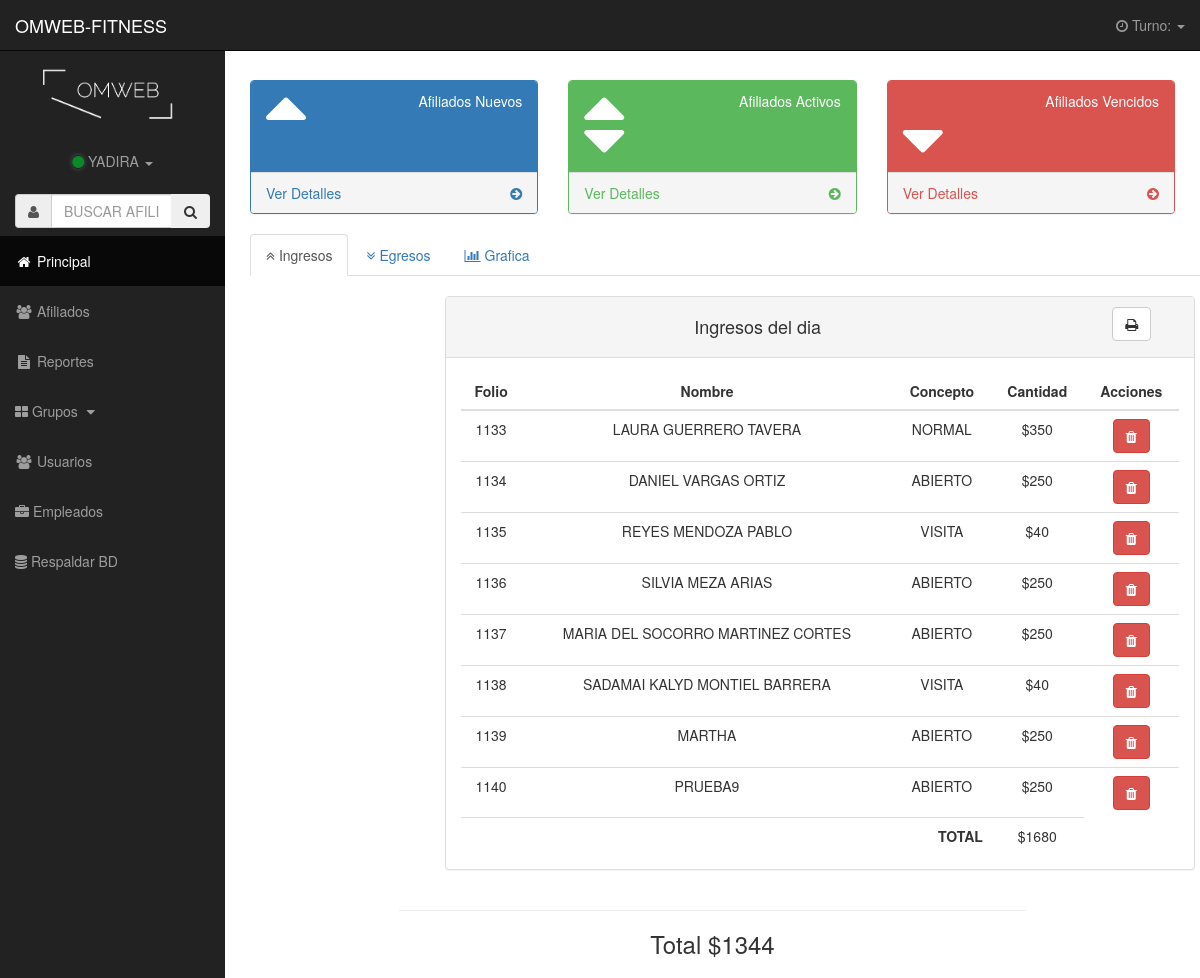
/ (signed in), run on the app's committed database.
### tables this page shows
CREATE TABLE `historial_pago` (
  `id_historial` int(11) NOT NULL AUTO_INCREMENT,
  `id_cliente` int(11) NOT NULL,
  `id_usuario` int(11) NOT NULL,
  `cantidad_pagada` float DEFAULT NULL,
  `concepto_pago` varchar(255) DEFAULT NULL,
  `fecha_historial` date DEFAULT NULL,
  `hora_historial` time DEFAULT NULL,
  `turno` int(11) DEFAULT NULL,
  `des_historial` varchar(255) DEFAULT 'ACTIVO',
  `diacorte_historial` date DEFAULT NULL,
  PRIMARY KEY (`id_historial`)
);

CREATE TABLE `cliente` (
  `id_cliente` int(11) NOT NULL AUTO_INCREMENT,
  `nombre_cliente` varchar(255) DEFAULT NULL,
  `edad_cliente` int(11) DEFAULT NULL,
  `fechanacimiento_cliente` date DEFAULT NULL,
  `sexo_cliente` varchar(255) DEFAULT NULL,
  `tel_cliente` varchar(255) DEFAULT NULL,
  `telrefe_cliente` varchar(255) DEFAULT NULL,
  `correo_cliente` varchar(255) DEFAULT NULL,
  `estatus_cliente` varchar(11) DEFAULT NULL,
  `diacorte_cliente` date DEFAULT NULL,
  `diains_cliente` date DEFAULT NULL,
  `tipo_cliente` varchar(255) DEFAULT 'AFILIADO',
  PRIMARY KEY (`id_cliente`)
);

### index.php (the view, shortened to what this page needs)
<?php
    $link = Conectarse();
    $activo = "principal";
	$consultarTurno = "SELECT * FROM turnos WHERE cerrado = 0";
	$resultTurno = mysqli_query($link,$consultarTurno) or die(mysqli_error($link));
	while($rowTurno = mysqli_fetch_assoc($resultTurno)){
		extract($rowTurno);
	}
?>
<!DOCTYPE html>
<html lang="es">
<head>
	<?php include('styles.php')?>
</head>
<body>
    <div id="wrapper">
        <?php include('menu.php'); ?>
        <div id="page-wrapper">
            <div class="container-fluid">
                <br>
                <div class="row hidden-print">
                    <div class="col-lg-4 col-md-6">
                        <div class="panel panel-primary">
                            <div class="panel-heading">
                                <div class="row">
                                    <div class="col-xs-3">
                                        <i class="fa fa-sort-up fa-5x"></i>
                                    </div>
                                    <div class="col-xs-9 text-right">
                                        <div>Afiliados Nuevos</div>
                                    </div>
                                </div>
                            </div>
                            <a href="afiliados.php">
                                <div class="panel-footer">
                                    <span class="pull-left">Ver Detalles</span>
                                    <span class="pull-right"><i class="fa fa-arrow-circle-right"></i></span>
                                    <div class="clearfix"></div>
                                </div>
                            </a>
                        </div>
                     </div>
                     <div class="col-lg-4 col-md-6">
                        <div class="panel panel-green">
                            <div class="panel-heading">
                                <div class="row">
                                    <div class="col-xs-3">
                                        <i class="fa fa-sort fa-5x"></i>
                                    </div>
                                    <div class="col-xs-9 text-right">
                                        <div>Afiliados Activos</div>
                                    </div>
                                </div>
                            </div>
                            <a href="afiliados.php">
                                <div class="panel-footer">
                                    <span class="pull-left">Ver Detalles</span>
                                    <span class="pull-right"><i class="fa fa-arrow-circle-right"></i></span>
                                    <div class="clearfix"></div>
                                </div>
                            </a>
                        </div>
                    </div>
                     <div class="col-lg-4 col-md-6">
                        <div class="panel panel-red">
                            <div class="panel-heading">
                                <div class="row">
                                    <div class="col-xs-3">
                                        <i class="fa fa-sort-down fa-5x"></i>
                                    </div>
                                    <div class="col-xs-9 text-right">
                                        <div>Afiliados Vencidos</div>
                                    </div>
                                </div>
                            </div>
                            <a href="afiliados.php">
                                <div class="panel-footer">
                                    <span class="pull-left">Ver Detalles</span>
                                    <span class="pull-right"><i class="fa fa-arrow-circle-right"></i></span>
                                    <div class="clearfix"></div>
                                </div>
                            </a>
                        </div>
                    </div>
                </div>
			</div>
			<div class="container">
				<div class="row">
					<div class="col-md-12">
						<ul class="nav nav-tabs hidden-print">
							<li class="active"><a data-toggle="tab" href="#ingresos"><i class="fa fa-angle-double-up"></i> Ingresos</a></li>
							<li><a data-toggle="tab" href="#egresos"><i class="fa fa-angle-double-down"></i> Egresos</a></li>
							<li><a data-toggle="tab" href="#grafica"><i class="fa fa-bar-chart"></i> Grafica</a></li>
						 </ul>
						<br>
						  <div class="tab-content">
							<div id="ingresos" class="tab-pane fade in active">
								<div class="row" id="div_ingresos">
									<div class="col-md-8 col-md-offset-2">
										<div class="panel panel-default">
										  <div class="panel-heading">
											<div class="row">
												<div class="col-md-10">
													<h4 class="text-center">Ingresos del dia</h4>
												</div>
												<div class="col-md-2 text-center hidden-print">
													<button class="btn btn-default" id="btn_printingresos" title="Imprimir ingresos"><i class="fa fa-print"></i></button>
												</div>
											</div>
										  </div>
										  <div class="panel-body table-responsive">
											  <table class="table">
												  <thead>
													  <th class="text-center">Folio</th>
													  <th class="text-center">Nombre</th>
													  <th class="text-center">Concepto</th>
													  <th class="text-center">Cantidad</th>
													  <th class="text-center hidden-print">Acciones</th>
												  </thead>
												  <tbody>
														<?php
															$ingresos = "SELECT * FROM historial_pago LEFT JOIN cliente USING (id_cliente) WHERE turno='$turno'";
															$result = mysqli_query($link, $ingresos) or die ('Error en la DB '.mysqli_error($link));
															while($row = mysqli_fetch_assoc($result)){
																extract($row);
																if($des_historial == "CANCELADO"){
																}else{
																	$totalDia[] = $cantidad_pagada;
																}
														?>
													  <tr>
															<td class="text-center"><?php echo $id_historial; ?></td>
															<td class="text-center"><?php echo $nombre_cliente; ?></td>
															<td class="text-center"><?php echo $concepto_pago; ?></td>
															<td class="text-center">$<?php echo $cantidad_pagada; ?></td>
															<td class="text-center hidden-print">
																<?php
																	if($des_historial == "CANCELADO"){
																		echo "CANCELADO";
																	}else{
																	?>
																<button class="btn btn-danger btn-cancelarIngreso" data-id_historial="<?php echo $id_historial;?>" title="Cancelar pago"><li class="fa fa-trash"></li></button>
																<?php
																	}
																?>
															</td>
													  </tr>
													  <?php } ?>
													  <tr>
														<td colspan="3" class="text-right"><strong>TOTAL</strong></td>
														<td class="text-center">
															<?php
																if(isset($totalDia)){
																   echo '$'.array_sum($totalDia);
																}else{
																}
															 ?>
														</td>
													  </tr>
												  </tbody>
											  </table>
										  </div>
										</div>
									</div>
								</div>
							</div>
														<?php
															$egresos = "SELECT * FROM egresos WHERE turno='$turno'";
															$result_egresos = mysqli_query($link, $egresos) or die ('Error en la DB '.mysqli_error($link));
															while($row_egresos = mysqli_fetch_assoc($result_egresos)){
																extract($row_egresos);
																if($estatus_egreso == "CANCELADO"){
																}else{
																$totalDiaEgresos[] = $cantidad_egreso;
																}
														?>
													  <?php } ?>
						  </div>
						</div>
					</div>
			</div>
				<div class="row hidden-print">
					<div class="col-md-8 col-md-offset-2">
						<hr>
								<h3 class="text-center" id="total">Total <?php
									if(isset($totalDia) && !isset($totalDiaEgresos)){
										echo '$'.array_sum($totalDia);
									}else if(!isset($totalDia) && isset($totalDiaEgresos)){
									}else if(isset($totalDia) && isset($totalDiaEgresos)){
										echo '$'.(array_sum($totalDia) - array_sum($totalDiaEgresos));
									}else{
										echo "0";
									}
									?>
								</h3>
					</div>
				</div>
            </div>
        </div>
</body>
</html>

### styles.php
   <link href="css/bootstrap.min.css" rel="stylesheet">
<link href="css/jquery-ui-1.10.3.custom.css" rel="stylesheet" type="text/css">
   <link href="css/sb-admin.css" rel="stylesheet">
   <link href="css/plugins/morris.css" rel="stylesheet">
   <link href="font-awesome/css/font-awesome.min.css" rel="stylesheet" type="text/css">
<link rel="stylesheet" type="text/css" href="dist/sweetalert.css">

### menu.php (shortened to what this page needs)
   <nav class="navbar navbar-inverse navbar-fixed-top" role="navigation">
       <div class="navbar-header">
           <a class="navbar-brand" href="index.php">OMWEB-FITNESS</a>
       </div>
       <ul class="nav navbar-right top-nav">
           <li class="dropdown">
               <a href="#" class="dropdown-toggle" data-toggle="dropdown"><i class="fa fa-clock-o"></i> Turno: <span id="turno"></span> <b class="caret"></b></a>
           </li>
       </ul>
       <div class="collapse navbar-collapse navbar-ex1-collapse">
           <ul class="nav navbar-nav side-nav">
               <li>
                   <li class="text-center"><img src="imagenes/logo.png" alt="" width="70%" ></li>
                   <li class="dropdown perfil text-center">
                       <a href="#" class="dropdown-toggle" data-toggle="dropdown"><i class="fa fa-circle"></i> <?php echo $_SESSION["usuario"]; ?> <b class="caret"></b></a>
                   </li>
               </li>
               <li>
<form class="navbar-form navbar-left form-inline" id="form_buscar" role="search" method="GET" action="cliente_detalles.php">
                   <div class="input-group">
                   <span class="input-group-addon" id="sizing-addon1"><i class="fa fa-user"></i></span>
                     <input type="text" id="buscar_afiliado" name="cliente" class="form-control" placeholder="Buscar afiliado..">
                     <span class="input-group-btn">
                       <button class="btn btn-secondary" type="submit" title="Realizar busqueda de un afiliado"><i class="fa fa-search"></i></button>
                     </span>
                   </div>
               </li>
               <li class="<?php echo $activo == "principal" ? "active": '' ;?>">
                   <a href="index.php"><i class="fa fa-fw fa-home"></i> Principal</a>
               </li>
               <li class="<?php echo $activo == "afiliados" ? "active": '' ;?>">
                   <a href="afiliados.php"><i class="fa fa-fw fa-users"></i> Afiliados</a>
               </li>
               <li class="<?php echo $activo == "reportes"?"active":'';?>">
				<a href="reporte_ingresos.php"><i class="fa fa-fw fa-file-text"></i> Reportes</a>
	</li>
               <li class="<?php echo $activo == "grupos" ? "active": '' ;?>">
                   <a href="javascript:;" data-toggle="collapse" data-target="#demo"><i class="fa fa-th-large" aria-hidden="true"></i> Grupos <i class="fa fa-fw fa-caret-down"></i></a>
               </li>
               <li class="<?php echo $activo == "usuarios"?"active": '' ;?>">
                   <a href="usuarios.php"><i class="fa fa-fw fa-users"></i> Usuarios</a>
               </li>
               <li class="<?php echo $activo == "empleados"?"active": '' ;?>">
                   <a href="empleados.php"><i class="fa fa-briefcase" aria-hidden="true"></i> Empleados</a>
               </li>
<li class="<?php echo $activo == "configuracion"?"active": '' ;?>">
<a href="#" id="btn_respaldo"><i class="fa fa-database"></i> Respaldar BD</a>
</li>
           </ul>
       </div>
   </nav>

### css/sb-admin.css (style rules this page uses)
input[type="text"] { text-transform:uppercase; }
body { margin-top: 100px; background-color: #222; }
@media (min-width:768px) { body { margin-top: 50px; overflow-y: hidden; } }
#wrapper { padding-left: 0; }
#page-wrapper { width: 100%; height: 95vh; overflow: auto; padding: 0; background-color: #fff; }
.nav img { margin: 10px; }
.nav .perfil .fa-circle { color: #088A29; border-radius: 100%; box-shadow: 0px 0px 5px #555; }
@media (min-width:768px) { #wrapper { padding-left: 225px; } }
@media (min-width:768px) { #page-wrapper { padding: 10px; } }
.top-nav { padding: 0 15px; }
.top-nav>li { display: inline-block; float: left; }
.top-nav>li>a { padding-top: 15px; padding-bottom: 15px; line-height: 20px; color: #999; }
@media (min-width:768px) { ul.navbar-nav { overflow-x: hidden; } }
@media (min-width:768px) { .side-nav { position: fixed; top: 51px; left: 225px; width: 225px; margin-left: -225px; border: none; border-radius: 0; overflow-y: auto; background-color: #222; bottom: 0; overflow-x: hidden; padding-bottom: 40px; } }
@media (min-width:768px) { .side-nav>li>a { width: 225px; } }
.panel-green { border-color: #5cb85c; }
.panel-green > .panel-heading { border-color: #5cb85c; color: #fff; background-color: #5cb85c; }
.panel-green > a { color: #5cb85c; }
.panel-red { border-color: #d9534f; }
.panel-red > .panel-heading { border-color: #d9534f; color: #fff; background-color: #d9534f; }
.panel-red > a { color: #d9534f; }

### data on the page
historial_pago: id_historial "1133", id_cliente.nombre_cliente "LAURA GUERRERO TAVERA", concepto_pago "NORMAL", cantidad_pagada "350"
historial_pago: id_historial "1134", id_cliente.nombre_cliente "DANIEL VARGAS ORTIZ", concepto_pago "ABIERTO", cantidad_pagada "250"
historial_pago: id_historial "1135", id_cliente.nombre_cliente "REYES MENDOZA PABLO", concepto_pago "VISITA", cantidad_pagada "40"
historial_pago: id_historial "1136", id_cliente.nombre_cliente "SILVIA MEZA ARIAS", concepto_pago "ABIERTO", cantidad_pagada "250"
historial_pago: id_historial "1137", id_cliente.nombre_cliente "MARIA DEL SOCORRO MARTINEZ CORTES", concepto_pago "ABIERTO", cantidad_pagada "250"
historial_pago: id_historial "1138", id_cliente.nombre_cliente "SADAMAI KALYD MONTIEL BARRERA", concepto_pago "VISITA", cantidad_pagada "40"
historial_pago: id_historial "1139", id_cliente.nombre_cliente "MARTHA", concepto_pago "ABIERTO", cantidad_pagada "250"
historial_pago: id_historial "1140", id_cliente.nombre_cliente "PRUEBA9", concepto_pago "ABIERTO", cantidad_pagada "250"

### other printed values
$_SESSION["usuario"] "YADIRA"
array_sum($totalDia) "1680"
array_sum($totalDia) - array_sum($totalDiaEgresos) "1344"
